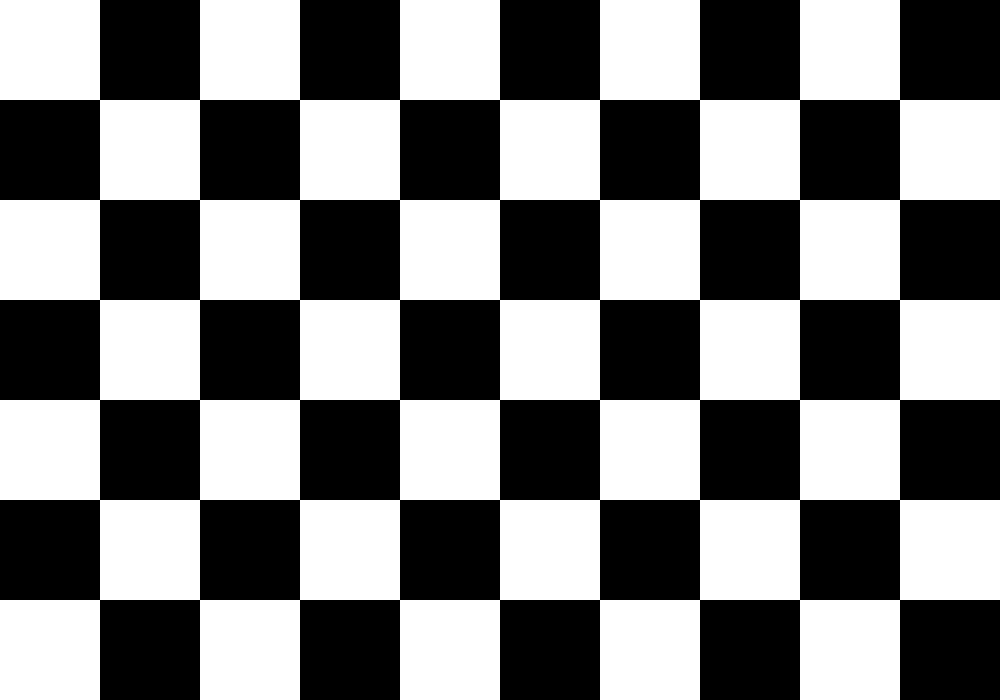
#> input picture tools/chessboard_9x6.png, 1000 x 700 px, given in place of the camera
$ python probe_sharp_cmp.py   (older library calls are emulated)
#> lines starting #> are read from the running program, lines starting #| are printed output that depends on the picture; after the words box and inside, x2 and y2 are one past the last pixel; in counts of white or black regions, pixels touching at a corner belong together
# -*- coding: utf-8 -*-
"""相机清晰度对照实验：同场景下比较 分辨率/格式/sharpness 三组变量。
停止 det 后独占 /dev/video0 抓帧，算拉普拉斯方差与归一化梯度，并落盘样张。"""
import cv2, numpy as np, subprocess, time, os, json

OUT = "/root/vision_ws/tools/probe_out"
os.makedirs(OUT, exist_ok=True)

def ctl(**kw):
    for k, v in kw.items():
        subprocess.run(["v4l2-ctl", "-d", "/dev/video0", "-c", "%s=%s" % (k, v)],
                       capture_output=True)

def grab(w, h, fourcc, n=8):
    cap = cv2.VideoCapture(0, cv2.CAP_V4L2)
    if not cap.isOpened():
        return []
    cap.set(cv2.CAP_PROP_FOURCC, cv2.VideoWriter_fourcc(*fourcc))
    cap.set(cv2.CAP_PROP_FRAME_WIDTH, w)
    cap.set(cv2.CAP_PROP_FRAME_HEIGHT, h)
    cap.set(cv2.CAP_PROP_FPS, 30)
    cap.set(cv2.CAP_PROP_BUFFERSIZE, 1)
    frames, t0 = [], time.time()
    while len(frames) < n and time.time() - t0 < 10:
        ok, f = cap.read()
        if ok and f is not None:
            frames.append(f)
    cap.release()
    return frames

def metrics(img):
    g = cv2.cvtColor(img, cv2.COLOR_BGR2GRAY).astype(np.float32)
    lv = float(cv2.Laplacian(g, cv2.CV_32F).var())
    gx = cv2.Sobel(g, cv2.CV_32F, 1, 0, ksize=3)
    gy = cv2.Sobel(g, cv2.CV_32F, 0, 1, ksize=3)
    mag = np.hypot(gx, gy)
    rms = float(g.std()) or 1.0
    gn = float(np.percentile(mag, 99.0) / rms)   # 归一化高频：对对比度不敏感
    return lv, gn, float(g.mean())

def run(tag, w, h, fourcc, sharp=None, expo=None, scale_to=None):
    if sharp is not None:
        ctl(sharpness=sharp)
    if expo is not None:
        ctl(auto_exposure=1, exposure_time_absolute=expo)
    time.sleep(0.4)
    fr = grab(w, h, fourcc)
    if not fr:
        print(json.dumps({"tag": tag, "err": "打不开或没有帧"}, ensure_ascii=False))
        return
    img = fr[len(fr) // 2]
    lv, gn, mean = metrics(img)
    cv2.imwrite(os.path.join(OUT, tag.replace(" ", "_").replace("/", "-") + ".png"), img)
    rec = {"tag": tag, "size": "%dx%d" % (img.shape[1], img.shape[0]), "frames": len(fr),
           "lap": round(lv, 1), "grad99": round(gn, 2), "mean": round(mean, 1)}
    if scale_to:
        small = cv2.resize(img, scale_to, interpolation=cv2.INTER_AREA)
        lv2, gn2, mean2 = metrics(small)
        cv2.imwrite(os.path.join(OUT, tag.replace(" ", "_").replace("/", "-") + "_to640.png"), small)
        rec.update({"to640_lap": round(lv2, 1), "to640_grad99": round(gn2, 2)})
    print(json.dumps(rec, ensure_ascii=False), flush=True)

subprocess.run(["bash", "/root/vision_ws/stop_all.sh"], capture_output=True)
#> (this line was passed over: subprocess is not available in this run)
time.sleep(2.5)
ctl(auto_exposure=3, sharpness=3)
run("A 640 MJPG sharp3", 640, 480, "MJPG", sharp=3)
#> in grab, f is the input picture: shape (700, 1000, 3); 50% white; 1 white region, box (x1, y1, x2, y2) and area: (0, 0, 1000, 700) 350000
#> in run, `fr = grab(w, h, fourcc)`: fr = 8 items
#> in metrics, `lv = float(cv2.Laplacian(g, cv2.CV_32F).var())`: lv = 2325.3
#> in metrics, `gx = cv2.Sobel(g, cv2.CV_32F, 1, 0, ksize=3)`:
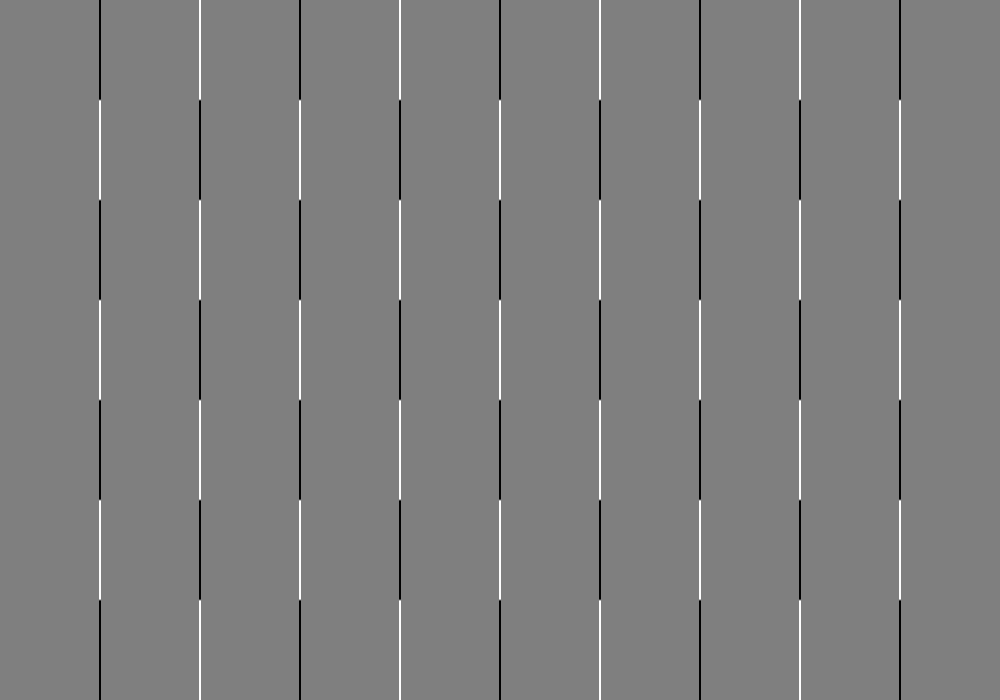
#> gx: shape (700, 1000) float32; min -1020, max 1020, mean -0.3; drawn with min black and max white
#> in metrics, `gy = cv2.Sobel(g, cv2.CV_32F, 0, 1, ksize=3)`:
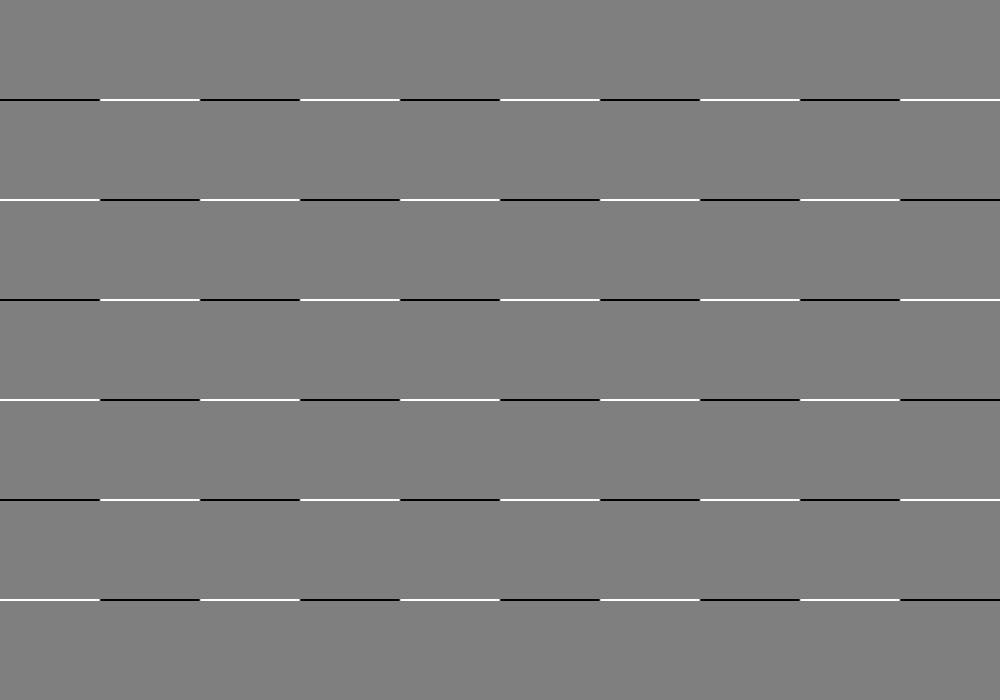
#> gy: shape (700, 1000) float32; min -1020, max 1020, mean 0; drawn with min black and max white
#> in metrics, `mag = np.hypot(gx, gy)`:
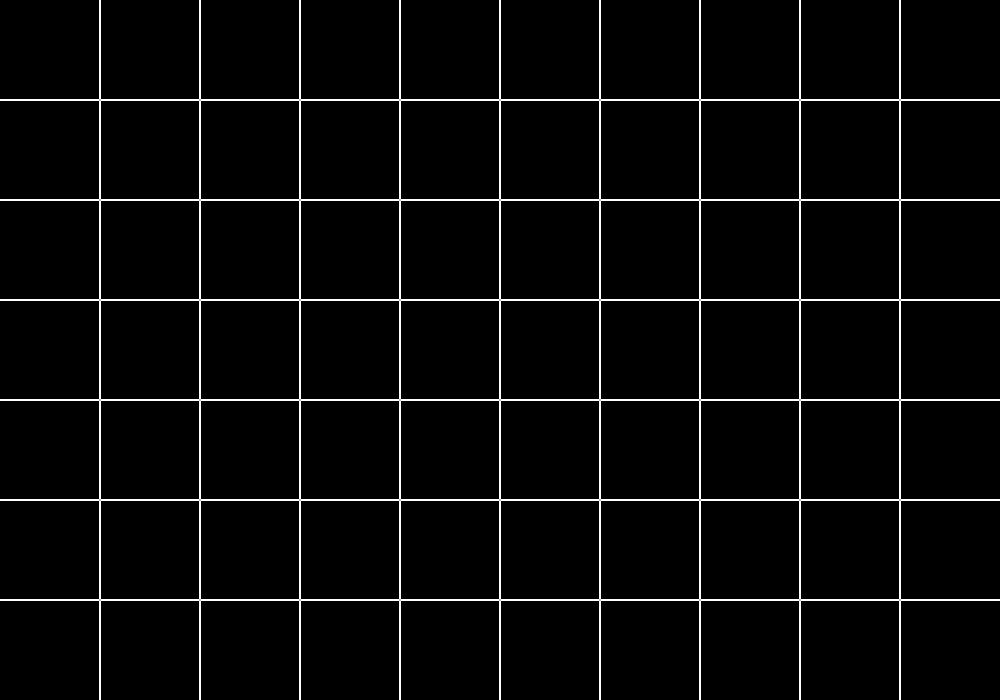
#> mag: shape (700, 1000) float32; min 0, max 1020, mean 35.4; drawn with min black and max white
#> in metrics, `rms = float(g.std()) or 1.0`: rms = 127.5
#> in metrics, `gn = float(np.percentile(mag, 99.0) / rms)`: gn = 8
#> in run, `lv, gn, mean = metrics(img)`: lv = 2325.3; gn = 8; mean = 127.5
#> in run, `rec = {"tag": tag, "size": "%dx%d" % (img.shape[1], img.shape[0]), "fr..`: rec = {'tag': 'A 640 MJPG sharp3', 'size': '1000x700', 'frames': 8, 'lap': 2325.3, 'grad99': 8, 'mean': 127.5}
#| {"tag": "A 640 MJPG sharp3", "size": "1000x700", "frames": 8, "lap": 2325.3, "grad99": 8.0, "mean": 127.5}
run("B 640 MJPG sharp0", 640, 480, "MJPG", sharp=0)
#| {"tag": "B 640 MJPG sharp0", "size": "1000x700", "frames": 8, "lap": 2325.3, "grad99": 8.0, "mean": 127.5}
run("C 640 MJPG sharp6", 640, 480, "MJPG", sharp=6)
#| {"tag": "C 640 MJPG sharp6", "size": "1000x700", "frames": 8, "lap": 2325.3, "grad99": 8.0, "mean": 127.5}
run("D 640 YUYV sharp6", 640, 480, "YUYV", sharp=6)
#> (the run stopped early here; a loop or call above may not have finished)
